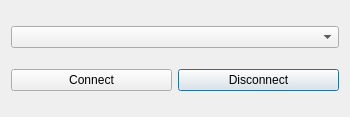
<?xml version="1.0" encoding="UTF-8"?>
<ui version="4.0">
 <class>Dialog</class>
 <widget class="QDialog" name="Dialog">
  <property name="geometry">
   <rect>
    <x>0</x>
    <y>0</y>
    <width>350</width>
    <height>117</height>
   </rect>
  </property>
  <property name="windowTitle">
   <string>WindscribeGUI</string>
  </property>
  <property name="windowIcon">
   <iconset theme="windscribe"/>
  </property>
  <layout class="QGridLayout" name="gridLayout">
   <item row="2" column="1">
    <widget class="QPushButton" name="disconnectButton">
     <property name="text">
      <string>Disconnect</string>
     </property>
    </widget>
   </item>
   <item row="0" column="0" colspan="2">
    <widget class="QComboBox" name="locationsBox"/>
   </item>
   <item row="2" column="0">
    <widget class="QPushButton" name="connectButton">
     <property name="text">
      <string>Connect</string>
     </property>
    </widget>
   </item>
  </layout>
 </widget>
 <resources/>
 <connections/>
</ui>
